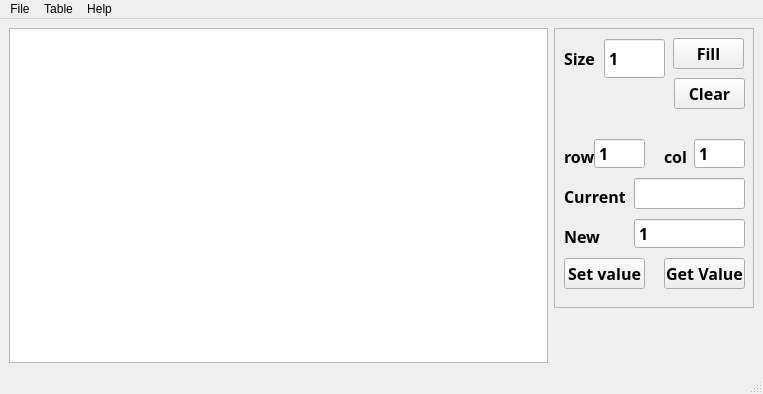
<?xml version="1.0" encoding="UTF-8"?>
<ui version="4.0">
 <class>MainWindow</class>
 <widget class="QMainWindow" name="MainWindow">
  <property name="geometry">
   <rect>
    <x>0</x>
    <y>0</y>
    <width>763</width>
    <height>394</height>
   </rect>
  </property>
  <property name="minimumSize">
   <size>
    <width>450</width>
    <height>345</height>
   </size>
  </property>
  <property name="maximumSize">
   <size>
    <width>1200</width>
    <height>800</height>
   </size>
  </property>
  <property name="sizeIncrement">
   <size>
    <width>0</width>
    <height>0</height>
   </size>
  </property>
  <property name="contextMenuPolicy">
   <enum>Qt::DefaultContextMenu</enum>
  </property>
  <property name="windowTitle">
   <string>MainWindow</string>
  </property>
  <widget class="QWidget" name="centralwidget">
   <layout class="QHBoxLayout" name="horizontalLayout">
    <item>
     <widget class="QTableWidget" name="tableWidget">
      <property name="minimumSize">
       <size>
        <width>100</width>
        <height>100</height>
       </size>
      </property>
      <property name="maximumSize">
       <size>
        <width>1000</width>
        <height>1000</height>
       </size>
      </property>
      <property name="font">
       <font>
        <family>Bahnschrift SemiBold</family>
        <pointsize>12</pointsize>
        <bold>true</bold>
       </font>
      </property>
      <property name="sizeAdjustPolicy">
       <enum>QAbstractScrollArea::AdjustToContents</enum>
      </property>
      <property name="textElideMode">
       <enum>Qt::ElideMiddle</enum>
      </property>
      <property name="gridStyle">
       <enum>Qt::NoPen</enum>
      </property>
     </widget>
    </item>
    <item alignment="Qt::AlignTop">
     <widget class="QFrame" name="frame">
      <property name="minimumSize">
       <size>
        <width>200</width>
        <height>280</height>
       </size>
      </property>
      <property name="maximumSize">
       <size>
        <width>200</width>
        <height>280</height>
       </size>
      </property>
      <property name="frameShape">
       <enum>QFrame::StyledPanel</enum>
      </property>
      <property name="frameShadow">
       <enum>QFrame::Raised</enum>
      </property>
      <widget class="QLabel" name="labelSize">
       <property name="geometry">
        <rect>
         <x>10</x>
         <y>20</y>
         <width>31</width>
         <height>21</height>
        </rect>
       </property>
       <property name="font">
        <font>
         <family>Bahnschrift SemiBold</family>
         <pointsize>12</pointsize>
         <bold>true</bold>
        </font>
       </property>
       <property name="text">
        <string>Size</string>
       </property>
      </widget>
      <widget class="QPushButton" name="pushButtonFill">
       <property name="geometry">
        <rect>
         <x>119</x>
         <y>10</y>
         <width>71</width>
         <height>31</height>
        </rect>
       </property>
       <property name="font">
        <font>
         <family>Bahnschrift SemiBold</family>
         <pointsize>12</pointsize>
         <bold>true</bold>
        </font>
       </property>
       <property name="text">
        <string>Fill</string>
       </property>
      </widget>
      <widget class="QLabel" name="labelI">
       <property name="geometry">
        <rect>
         <x>10</x>
         <y>120</y>
         <width>31</width>
         <height>16</height>
        </rect>
       </property>
       <property name="font">
        <font>
         <family>Bahnschrift SemiBold</family>
         <pointsize>12</pointsize>
         <bold>true</bold>
        </font>
       </property>
       <property name="text">
        <string>row</string>
       </property>
      </widget>
      <widget class="QLabel" name="labelJ">
       <property name="geometry">
        <rect>
         <x>110</x>
         <y>120</y>
         <width>31</width>
         <height>16</height>
        </rect>
       </property>
       <property name="font">
        <font>
         <family>Bahnschrift SemiBold</family>
         <pointsize>12</pointsize>
         <bold>true</bold>
        </font>
       </property>
       <property name="text">
        <string>col</string>
       </property>
      </widget>
      <widget class="QPushButton" name="pushButtonSetValue">
       <property name="geometry">
        <rect>
         <x>10</x>
         <y>230</y>
         <width>81</width>
         <height>31</height>
        </rect>
       </property>
       <property name="font">
        <font>
         <family>Bahnschrift SemiBold</family>
         <pointsize>12</pointsize>
         <bold>true</bold>
        </font>
       </property>
       <property name="text">
        <string>Set value</string>
       </property>
      </widget>
      <widget class="QPushButton" name="pushButtonGetValue">
       <property name="geometry">
        <rect>
         <x>110</x>
         <y>230</y>
         <width>81</width>
         <height>31</height>
        </rect>
       </property>
       <property name="font">
        <font>
         <family>Bahnschrift SemiBold</family>
         <pointsize>12</pointsize>
         <bold>true</bold>
        </font>
       </property>
       <property name="text">
        <string>Get Value</string>
       </property>
      </widget>
      <widget class="QLabel" name="labelCurrent">
       <property name="geometry">
        <rect>
         <x>10</x>
         <y>160</y>
         <width>61</width>
         <height>16</height>
        </rect>
       </property>
       <property name="font">
        <font>
         <family>Bahnschrift SemiBold</family>
         <pointsize>12</pointsize>
         <bold>true</bold>
        </font>
       </property>
       <property name="text">
        <string>Current</string>
       </property>
      </widget>
      <widget class="QLabel" name="labelNew">
       <property name="geometry">
        <rect>
         <x>10</x>
         <y>200</y>
         <width>51</width>
         <height>16</height>
        </rect>
       </property>
       <property name="font">
        <font>
         <family>Bahnschrift SemiBold</family>
         <pointsize>12</pointsize>
         <bold>true</bold>
        </font>
       </property>
       <property name="text">
        <string>New</string>
       </property>
      </widget>
      <widget class="QLineEdit" name="lineEditCurrent">
       <property name="enabled">
        <bool>true</bool>
       </property>
       <property name="geometry">
        <rect>
         <x>80</x>
         <y>150</y>
         <width>111</width>
         <height>31</height>
        </rect>
       </property>
       <property name="font">
        <font>
         <family>Bahnschrift SemiBold</family>
         <pointsize>14</pointsize>
         <bold>true</bold>
        </font>
       </property>
       <property name="maxLength">
        <number>7</number>
       </property>
       <property name="frame">
        <bool>true</bool>
       </property>
       <property name="readOnly">
        <bool>true</bool>
       </property>
      </widget>
      <widget class="QSpinBox" name="spinBoxSize">
       <property name="geometry">
        <rect>
         <x>50</x>
         <y>10</y>
         <width>61</width>
         <height>41</height>
        </rect>
       </property>
       <property name="font">
        <font>
         <family>Bahnschrift SemiBold</family>
         <pointsize>12</pointsize>
         <bold>true</bold>
        </font>
       </property>
       <property name="wrapping">
        <bool>false</bool>
       </property>
       <property name="buttonSymbols">
        <enum>QAbstractSpinBox::NoButtons</enum>
       </property>
       <property name="minimum">
        <number>1</number>
       </property>
       <property name="value">
        <number>1</number>
       </property>
      </widget>
      <widget class="QSpinBox" name="spinBoxI">
       <property name="geometry">
        <rect>
         <x>40</x>
         <y>110</y>
         <width>51</width>
         <height>31</height>
        </rect>
       </property>
       <property name="font">
        <font>
         <family>Bahnschrift SemiBold</family>
         <pointsize>12</pointsize>
         <bold>true</bold>
        </font>
       </property>
       <property name="wrapping">
        <bool>false</bool>
       </property>
       <property name="buttonSymbols">
        <enum>QAbstractSpinBox::NoButtons</enum>
       </property>
       <property name="minimum">
        <number>1</number>
       </property>
       <property name="value">
        <number>1</number>
       </property>
      </widget>
      <widget class="QSpinBox" name="spinBoxJ">
       <property name="geometry">
        <rect>
         <x>140</x>
         <y>110</y>
         <width>51</width>
         <height>31</height>
        </rect>
       </property>
       <property name="font">
        <font>
         <family>Bahnschrift SemiBold</family>
         <pointsize>12</pointsize>
         <bold>true</bold>
        </font>
       </property>
       <property name="wrapping">
        <bool>false</bool>
       </property>
       <property name="buttonSymbols">
        <enum>QAbstractSpinBox::NoButtons</enum>
       </property>
       <property name="minimum">
        <number>1</number>
       </property>
       <property name="value">
        <number>1</number>
       </property>
      </widget>
      <widget class="QSpinBox" name="spinBoxNew">
       <property name="geometry">
        <rect>
         <x>80</x>
         <y>190</y>
         <width>111</width>
         <height>31</height>
        </rect>
       </property>
       <property name="font">
        <font>
         <family>Bahnschrift SemiBold</family>
         <pointsize>12</pointsize>
         <bold>true</bold>
        </font>
       </property>
       <property name="wrapping">
        <bool>false</bool>
       </property>
       <property name="buttonSymbols">
        <enum>QAbstractSpinBox::NoButtons</enum>
       </property>
       <property name="minimum">
        <number>-1000000</number>
       </property>
       <property name="maximum">
        <number>1000000</number>
       </property>
       <property name="singleStep">
        <number>1</number>
       </property>
       <property name="stepType">
        <enum>QAbstractSpinBox::AdaptiveDecimalStepType</enum>
       </property>
       <property name="value">
        <number>1</number>
       </property>
      </widget>
      <widget class="QPushButton" name="pushButtonClear">
       <property name="geometry">
        <rect>
         <x>120</x>
         <y>50</y>
         <width>71</width>
         <height>31</height>
        </rect>
       </property>
       <property name="font">
        <font>
         <family>Bahnschrift SemiBold</family>
         <pointsize>12</pointsize>
         <bold>true</bold>
        </font>
       </property>
       <property name="text">
        <string>Clear</string>
       </property>
      </widget>
     </widget>
    </item>
   </layout>
  </widget>
  <widget class="QMenuBar" name="menubar">
   <property name="geometry">
    <rect>
     <x>0</x>
     <y>0</y>
     <width>763</width>
     <height>21</height>
    </rect>
   </property>
   <widget class="QMenu" name="menuFile">
    <property name="title">
     <string>File</string>
    </property>
    <addaction name="actionRead"/>
    <addaction name="actionWrite"/>
    <addaction name="separator"/>
    <addaction name="actionExit"/>
   </widget>
   <widget class="QMenu" name="menuRead">
    <property name="title">
     <string>Table</string>
    </property>
    <addaction name="actionFill"/>
    <addaction name="actionGetValue"/>
    <addaction name="actionSetValue"/>
    <addaction name="actionClear"/>
   </widget>
   <widget class="QMenu" name="menuHelp">
    <property name="title">
     <string>Help</string>
    </property>
   </widget>
   <addaction name="menuFile"/>
   <addaction name="menuRead"/>
   <addaction name="menuHelp"/>
  </widget>
  <widget class="QStatusBar" name="statusbar"/>
  <action name="actionRaead">
   <property name="checkable">
    <bool>true</bool>
   </property>
   <property name="text">
    <string>Read</string>
   </property>
   <property name="shortcut">
    <string>Ctrl+R</string>
   </property>
  </action>
  <action name="actionWrite">
   <property name="checkable">
    <bool>false</bool>
   </property>
   <property name="text">
    <string>Write</string>
   </property>
   <property name="shortcut">
    <string>Ctrl+W</string>
   </property>
  </action>
  <action name="actionFill">
   <property name="text">
    <string>Fill</string>
   </property>
   <property name="iconText">
    <string>Fill</string>
   </property>
   <property name="shortcut">
    <string>Ctrl+F</string>
   </property>
  </action>
  <action name="actionGetValue">
   <property name="text">
    <string>Get value</string>
   </property>
   <property name="shortcut">
    <string>Ctrl+G</string>
   </property>
  </action>
  <action name="actionClear">
   <property name="text">
    <string>Clear</string>
   </property>
   <property name="shortcut">
    <string>Ctrl+C</string>
   </property>
  </action>
  <action name="actionExit">
   <property name="checkable">
    <bool>false</bool>
   </property>
   <property name="text">
    <string>Exit</string>
   </property>
   <property name="shortcut">
    <string>Ctrl+Shift+E</string>
   </property>
  </action>
  <action name="actionSetValue">
   <property name="text">
    <string>Set value</string>
   </property>
   <property name="shortcut">
    <string>Ctrl+S</string>
   </property>
  </action>
  <action name="actionRead">
   <property name="checkable">
    <bool>false</bool>
   </property>
   <property name="text">
    <string>Read</string>
   </property>
   <property name="shortcut">
    <string>Ctrl+R</string>
   </property>
  </action>
 </widget>
 <resources/>
 <connections/>
</ui>
